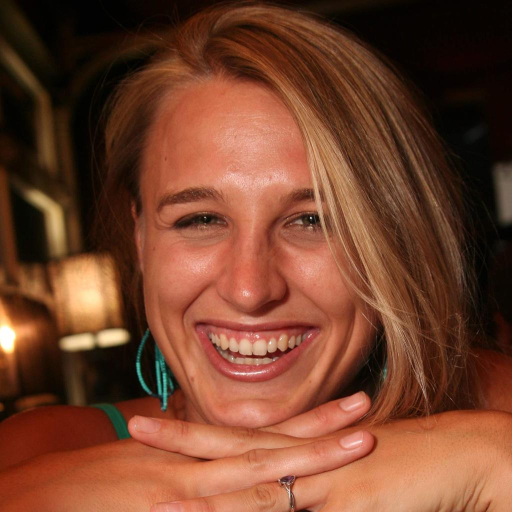
#> input picture test_dataset/00001.jpg, 1024 x 1024 px (shown at 1/2 size)
$ python -i crop_utils.py   (imports and definitions only)
#> lines starting #> are read from the running program, lines starting #| are printed output that depends on the picture
import cv2
import numpy as np


# [73 lines left out: functions eg3dcamparams, get_crop_bound, crop_image, not called in this run]


def crop_final(
    img,
    size=512,
    quad=None,
    top_expand=0.1,  # 1, #0.14,
    left_expand=0.1,  # 1, #0.07,
    bottom_expand=0.1,  # 1,  #0.0,
    right_expand=0.1,  # 1, #0.07,
    blur_kernel=None,
    borderMode=cv2.BORDER_REFLECT,
    upsample=1,
    min_size=256,
):
    orig_size = min(
        np.linalg.norm(quad[1] - quad[0]), np.linalg.norm(quad[2] - quad[1])
    )
    if min_size is not None and orig_size < min_size:
        return None

    crop_w = int(size * (1 + left_expand + right_expand))
    crop_h = int(size * (1 + top_expand + bottom_expand))
    crop_size = (crop_w, crop_h)

    top = int(size * top_expand)
    left = int(size * left_expand)
    size -= 1
    bound = np.array(
        [
            [left, top],
            [left, top + size],
            [left + size, top + size],
            [left + size, top],
        ],
        dtype=np.float32,
    )

    mat = cv2.getAffineTransform(quad[:3], bound[:3])
    if upsample is None or upsample == 1:
        crop_img = cv2.warpAffine(
            np.array(img),
            mat,
            crop_size,
            flags=cv2.INTER_LANCZOS4,
            borderMode=borderMode,
        )
    else:
        assert isinstance(upsample, int)
        crop_size_large = (crop_w * upsample, crop_h * upsample)
        crop_img = cv2.warpAffine(
            np.array(img),
            upsample * mat,
            crop_size_large,
            flags=cv2.INTER_LANCZOS4,
            borderMode=borderMode,
        )
        crop_img = cv2.resize(crop_img, crop_size, interpolation=cv2.INTER_AREA)

    empty = np.ones_like(img) * 255
    crop_mask = cv2.warpAffine(empty, mat, crop_size)

    mask_kernel = int(size * 0.02) * 2 + 1
    blur_kernel = int(size * 0.03) * 2 + 1 if blur_kernel is None else blur_kernel

    if crop_mask.mean() < 255:
        blur_mask = (
            cv2.blur(crop_mask.astype(np.float32).mean(2), (mask_kernel, mask_kernel))
            / 255.0
        )
        blur_mask = blur_mask[..., np.newaxis]  # .astype(np.float32) / 255.0
        blurred_img = cv2.blur(crop_img, (blur_kernel, blur_kernel), 0)
        crop_img = crop_img * blur_mask + blurred_img * (1 - blur_mask)
        crop_img = crop_img.astype(np.uint8)

    return crop_img


# [6 lines left out: function find_center_bbox, not called in this run]

>>> import cv2
>>> picture = cv2.imread('test_dataset/00001.jpg', cv2.IMREAD_GRAYSCALE)
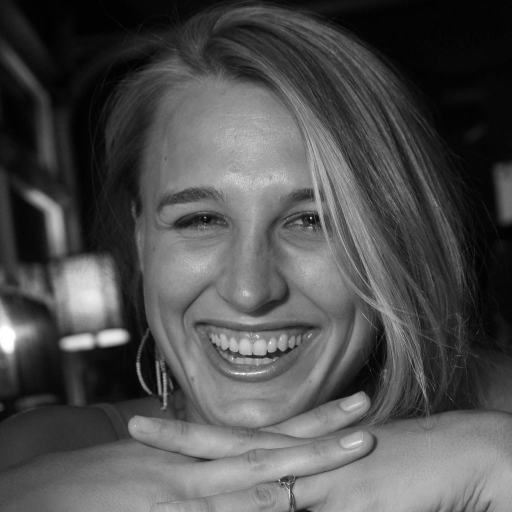
#> picture: shape (1024, 1024) (shown at 1/2 size); min 0, max 255, mean 79.2
>>> result = crop_final(picture)
#> (the run stopped early here; a loop or call above may not have finished)
